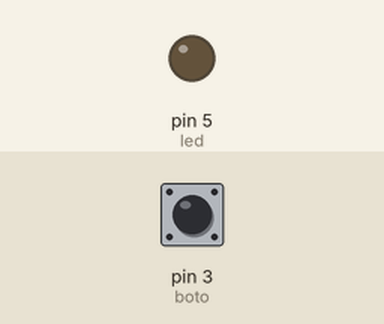
Recording of a sketch running on a simulated Arduino Uno, built with avr-gcc and run on an emulated ATmega328P. On the bench: output pins drawn as LEDs (lit = HIGH). Dashed ring = blinking. Inputs (shaded band) come from the test bench; at power-on: pin 3 (boto) LOW.

Above: at 1.2 s.
1.3 s: pin 3 (boto) pulled HIGH for 0.15 s
At 1.37 s:
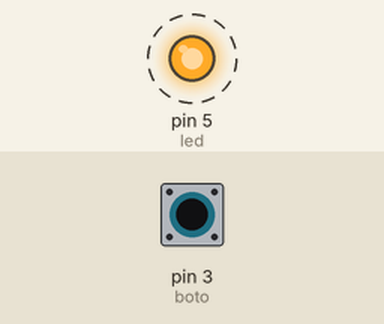
Timing chart, 0 to 10.3 s (numbered marks = the images above; inputs shaded):
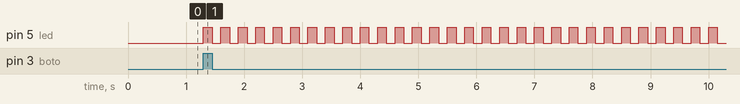

Measured:
- after the input at 1.3 s, pin 5 (led): alternates HIGH for 0.15 s and LOW for 0.15 s, starting at once

The sketch:

Ex7.ino
```cpp
unsigned long t=150;
const int led = 5;
const int boto = 3;
int whereisthebutton = 0;
int p=0;

void setup()
{
  Serial.begin(9600);
  pinMode(led,OUTPUT);
  pinMode(whereisthebutton, INPUT);
}

void loop()
{
  whereisthebutton = digitalRead(boto);
  if (whereisthebutton==1)
  {
    for( int p=0; p<30; p++)
    {
    digitalWrite(led,1);
    delay(t);
    digitalWrite(led,0);
    delay(t);
    }
  }
  else
  {
    p=0;
  }
}
```
